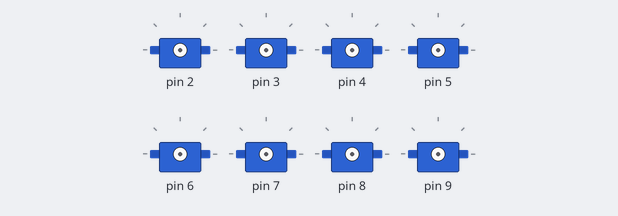
Bench run of a sketch on a simulated Arduino Uno, built with avr-gcc and run on an emulated ATmega328P. Parts: 8 × servo. At 18.4 s the program stops and its outputs stay as they are.

Above: at 0.1 s.
At 3.76 s:
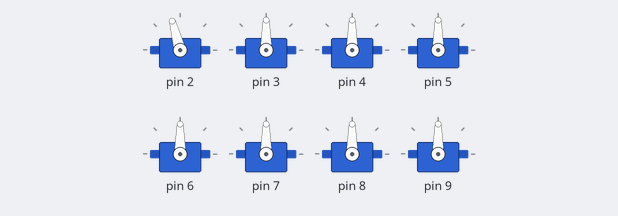
At 7.08 s:
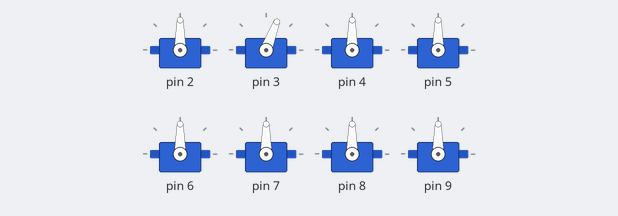
At 10.71 s:
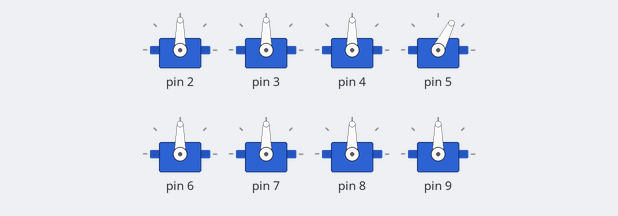
At 14.34 s:
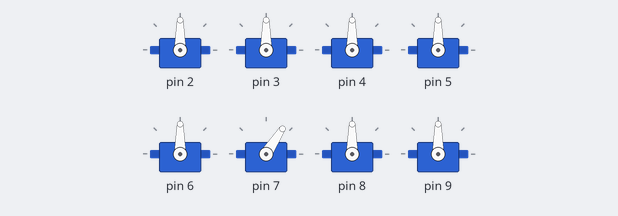
At 17.97 s:
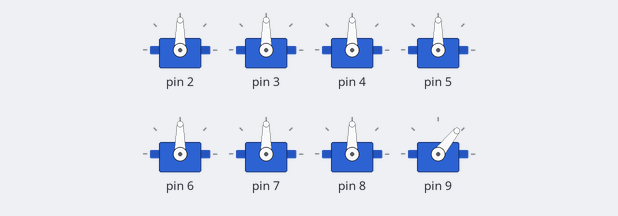
Timing chart, 0 to 19.9 s (numbered marks = the images above):
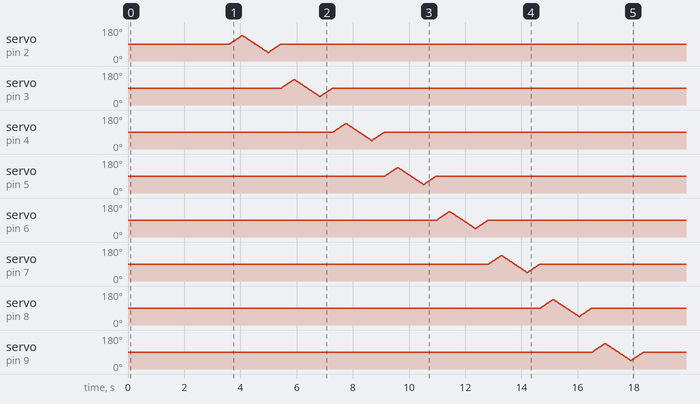

The sketch:

QuadrupedSetup.ino
```cpp
/*
 * Quadrupedal Robot Setup Sketch
 * Rob Reynolds
 * SparkFun Electronics
 *
 * This simple sketch sets the joints of a
 * quadupedal robot to a neutral position,
 * then swings them slighty back and forth
 * simply to test control and movement.
 * Currently setup for 8 DoF, but can easily
 * be adjusted by changing to integer in
 * Servo leg[*] to correspond to the
 * number of servos.
 */


#include <Servo.h>

Servo leg[8];  // create servo objects to control a servo
int pos = 90;    // variable to store the servo position

void setup() {
  delay(1000);
  for (int l = 0; l < 8; l++){
    leg[l].attach(l + 2); // attach servos sequencially starting with pin 2
    delay(100);
  }
  delay(1000);
  for (int l = 0; l < 8; l++){
    leg[l].write(pos); // set all servos to 90°
    delay(100);
  }
}

void loop() {
  allServoTest(); // Initial test or all servo movement
  while(1){
  }
}

void allServoTest(){
  // Initial movement test for all servos. All servos are set to 90°.
  // then swept front and back before returning to 90° once again.

  for (int i = 0; i < 8; i++){
    for (pos = 90; pos <= 135; pos += 1) {
      leg[i].write(pos);                   // tell servo to go to position in variable 'pos'
      delay(10);                           // wait 10ms for the servo to reach the position
    }
    for (pos = 135; pos >= 45; pos -= 1) {
      leg[i].write(pos);                   // tell servo to go to position in variable 'pos'
      delay(10);                           // waits 15ms for the servo to reach the position
    }
    for (pos = 45; pos <= 90; pos += 1) {
      leg[i].write(pos);                   // tell servo to go to position in variable 'pos'
      delay(10);                           // waits 15ms for the servo to reach the position
    }
  }

}
```
